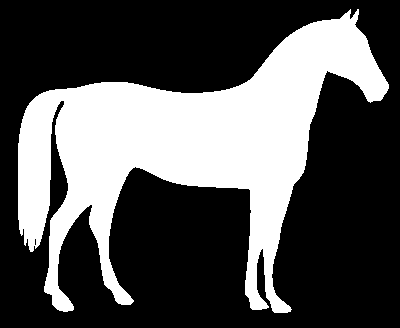
#> input picture 2.0/chevalnb.png, 400 x 328 px
$ python projetsimple.py
#> lines starting #> are read from the running program, lines starting #| are printed output that depends on the picture; after the words box and inside, x2 and y2 are one past the last pixel; in counts of white or black regions, pixels touching at a corner belong together
from skimage import io
import matplotlib.pyplot as plt
import numpy as np

#X/I=LIGNES  = 328
#Y/J=COLONNES = 400

def out(image):
    i=0
    f=open('simpleout.txt','w')
    while i<len(image):
        j=0
        while j<len(image[0]):
            f.write(str(image[i,j]).zfill(2) + " ")
            if j==len(image[1])-1 :
                f.write("\n")
            j=j+1
        i=i+1
    f.close()

def simplification(i,j,d,pic):
	if (d=='N'):
		p=pic[i][j-1] + pic[i][j+1] + pic[i+1][j]
		if (p<=1):
			return 0
		elif (p==3):
			if (pic[i+1][j-1]+pic[i+1][j+1]==2):
				return 1
			else:
				return 0
		elif (p==2):
			if (pic[i+1][j] == 0):
				return 0
			elif ((pic[i][j-1] and pic[i+1][j-1]) or (pic[i+1][j+1] and pic[i][j+1])):
				return 1
			else:
				print(i+1,j*3+3)
				return 0

image = io.imread("chevalnb.png")
#> image: shape (328, 400); values 0 (black) and 1 (white), 33.1% white; 1 white region, box (x1, y1, x2, y2) and area: (18, 9, 389, 313) 43412
image = image.astype(int)
x=(len(image))
#> x = 328
y=(len(image[0]))
#> y = 400
print(x,y)
#| 328 400
prio= np.zeros((x,y),dtype=int)
priohg=np.zeros((x,y),dtype=int)
priobg=np.zeros((x,y),dtype=int)
priohd=np.zeros((x,y),dtype=int)
priobd=np.zeros((x,y),dtype=int)
simple= np.zeros((x,y),dtype=int)
print(prio)
#> (printed output is left out)
for i in range (1,x-1):
	for j in range (1,y-1):
		#A CHANGER: CHAQUE BOUCLE FAIT SA DIAGONALE OPPOSEE!
		#haut gauche
		if (image[i][j]==1 and (priohg[i-1][j]==0 or priohg[i][j-1]==0)):
			priohg[i][j]=1
		elif (image[i][j]==1 and (priohg[i-1][j]>0 and priohg[i][j-1]>0)):
			priohg[i][j]=min(priohg[i-1][j],priohg[i][j-1])+1
		#bas gauche
		if (image[x-i][j]==1 and (priobg[x-i+1][j]==0 or priobg[x-i][j-1]==0)):
			priobg[x-i][j]=1
		elif (image[x-i][j]==1 and (priobg[x-i+1][j]>0 and priobg[x-i][j-1]>0)):
			priobg[x-i][j]=min(priobg[x-i+1][j],priobg[x-i][j-1])+1
		#haut droite
		if (image[i][y-j]==1 and (priohd[i-1][y-j]==0 or priohd[i][y-j+1]==0)):
			priohd[i][y-j]=1
		elif (image[i][y-j]==1 and (priohd[i-1][y-j]>0 and priohd[i][y-j+1]>0)):
			priohd[i][y-j]=min(priohd[i-1][y-j],priohd[i][y-j+1])+1
		#bas droite
		if (image[x-i][y-j]==1 and (priobd[x-i+1][y-j]==0 or priobd[x-i][y-j+1]==0)):
			priobd[x-i][y-j]=1
		elif (image[x-i][y-j]==1 and (priobd[x-i+1][y-j]>0 and priobd[x-i][y-j+1]>0)):
			priobd[x-i][y-j]=min(priobd[x-i+1][y-j],priobd[x-i][y-j+1])+1
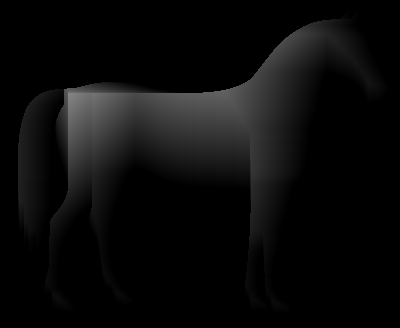
#> priobd: shape (328, 400) int64; min 0, max 133, mean 11
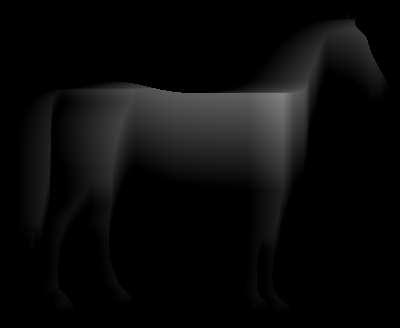
#> priobg: shape (328, 400) int64; min 0, max 130, mean 10.6
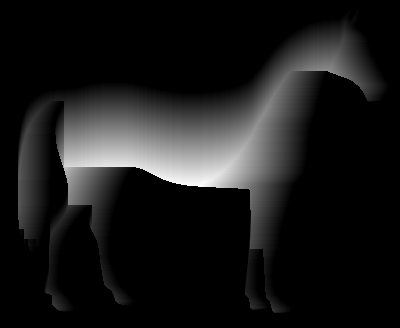
#> priohd: shape (328, 400) int64; min 0, max 94, mean 9.5; drawn with min black and max white
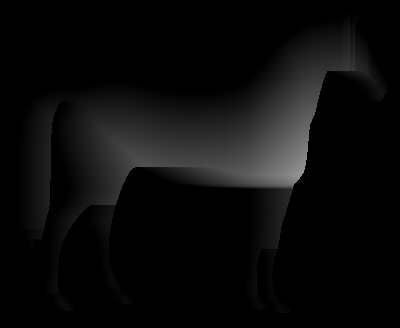
#> priohg: shape (328, 400) int64; min 0, max 147, mean 11.2

for i in range (0,x):
	for j in range (0,y):
		prio[i][j]=min(priohg[i][j],priobg[i][j],priohd[i][j],priobd[i][j])
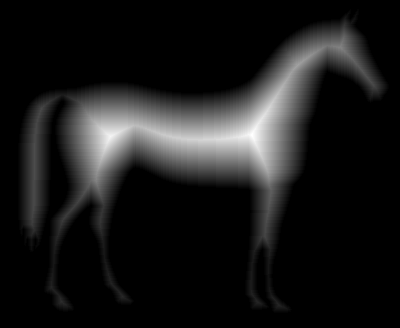
#> prio: shape (328, 400) int64; min 0, max 57, mean 5.8; drawn with min black and max white

print(prio)
#> (printed output is left out)
for i in range (1,x-1):
	for j in range (1,y-1):
		if(prio[i][j]==1 and simplification(i,j,"N",image)==1):
			simple[i][j]=1
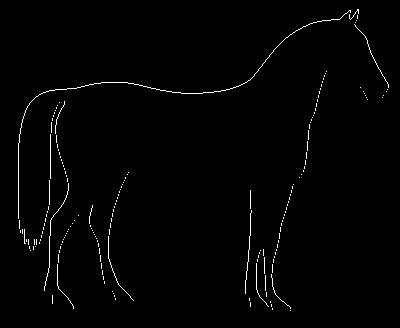
#> simple: shape (328, 400) int64; values 0 (black) and 1 (white), 1.2% white in thin lines or dots, all inside (x1, y1, x2, y2) = (18, 9, 389, 311)

out(simple)


# [5 lines of commented-out code are left out]
